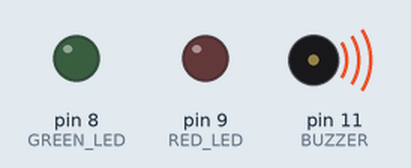
This sketch was run on a simulated Arduino Uno, built with avr-gcc and run on an emulated ATmega328P. Parts: output pins drawn as LEDs (lit = HIGH), buzzer (waves = sounding). Pins used as bus, display or sensor lines are not drawn.

Above: at 0.86 s.
At 3.7 s:
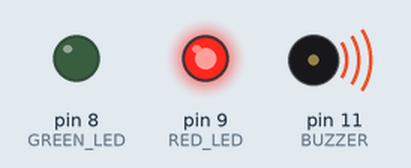
At 4.3 s:
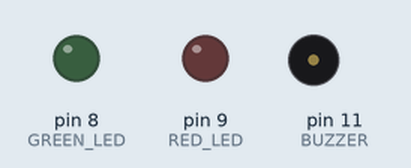
At 8.19 s:
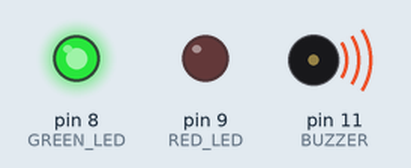
Timing chart, 0 to 10.6 s (numbered marks = the images above):
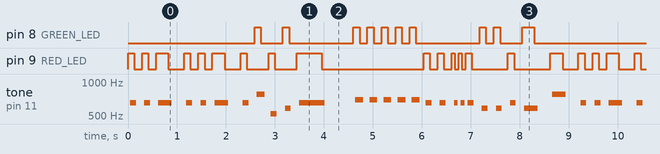

Measured:
- by itself, pin 9 (RED_LED): moves between LOW and HIGH, repeating every 9.2 s
- by itself, tone on pin 11 (BUZZER): plays 656 Hz for 0.12 s, 656 Hz for 0.12 s, 656 Hz for 0.28 s, 656 Hz for 0.12 s, 656 Hz for 0.12 s, 656 Hz for 0.28 s … (114 notes in this stretch)
- by itself, pin 8 (GREEN_LED): repeats every 9.2 s: LOW 0.45 s, HIGH 0.12 s, LOW 1.3 s, 4 × (HIGH 0.13 s, LOW 0.16 s), HIGH 0.13 s, LOW 1.3 s, HIGH 0.12 s, LOW 0.16 s, HIGH 0.12 s, LOW 0.45 s, HIGH 0.25 s, LOW 3.5 s, HIGH 0.13 s

The sketch:

christmas_songs.ino
```cpp
/*
  Arduino Christmas Songs

  Based on a project and code by Dipto Pratyaksa, updated on 31/3/13

  Modified for Christmas by Joshi, on Dec 17th, 2017.

  Adapted by Kevin Peter (github.com/KevzPeter)
*/

#include "pitches.h"

#define BUZZER 11
#define GREEN_LED 8
#define RED_LED 9

// Jingle Bells

int melody[] = {
    NOTE_E5, NOTE_E5, NOTE_E5,
    NOTE_E5, NOTE_E5, NOTE_E5,
    NOTE_E5, NOTE_G5, NOTE_C5, NOTE_D5,
    NOTE_E5,
    NOTE_F5, NOTE_F5, NOTE_F5, NOTE_F5,
    NOTE_F5, NOTE_E5, NOTE_E5, NOTE_E5, NOTE_E5,
    NOTE_E5, NOTE_D5, NOTE_D5, NOTE_E5,
    NOTE_D5, NOTE_G5};

int tempo[] = {
    8, 8, 4,
    8, 8, 4,
    8, 8, 8, 8,
    2,
    8, 8, 8, 8,
    8, 8, 8, 16, 16,
    8, 8, 8, 8,
    4, 4};

// We wish you a merry Christmas

int wish_melody[] = {
    NOTE_B3,
    NOTE_F4, NOTE_F4, NOTE_G4, NOTE_F4, NOTE_E4,
    NOTE_D4, NOTE_D4, NOTE_D4,
    NOTE_G4, NOTE_G4, NOTE_A4, NOTE_G4, NOTE_F4,
    NOTE_E4, NOTE_E4, NOTE_E4,
    NOTE_A4, NOTE_A4, NOTE_B4, NOTE_A4, NOTE_G4,
    NOTE_F4, NOTE_D4, NOTE_B3, NOTE_B3,
    NOTE_D4, NOTE_G4, NOTE_E4,
    NOTE_F4};

int wish_tempo[] = {
    4,
    4, 8, 8, 8, 8,
    4, 4, 4,
    4, 8, 8, 8, 8,
    4, 4, 4,
    4, 8, 8, 8, 8,
    4, 4, 8, 8,
    4, 4, 4,
    2};

void setup(void)
{
    pinMode(GREEN_LED, OUTPUT);
    pinMode(RED_LED, OUTPUT);
    pinMode(BUZZER, OUTPUT);
}

void loop()
{
    // Input the song you wish to play !
    sing(1);
}

void sing(int song)
{
    if (song == 2)
    {
        Serial.println(" 'We wish you a Merry Christmas'");
        int size = sizeof(wish_melody) / sizeof(int);
        playNotes(wish_melody, wish_tempo, size);
    }
    else
    {

        Serial.println(" 'Jingle Bells'");
        int size = sizeof(melody) / sizeof(int);
        playNotes(melody, tempo, size);
    }
}

void playNotes(int melody[], int tempo[], int size)
{
    int prevNote = NULL;
    int currentLED = RED_LED;
    for (int thisNote = 0; thisNote < size; thisNote++)
    {
        // to calculate the note duration, take one second
        // divided by the note type.
        // e.g. quarter note = 1000 / 4, eighth note = 1000/8, etc.
        int noteDuration = 1000 / tempo[thisNote];
        if (prevNote != NULL && prevNote != melody[thisNote])
        {
            currentLED = currentLED == RED_LED ? GREEN_LED : RED_LED;
        }
        digitalWrite(currentLED, HIGH);
        buzz(BUZZER, melody[thisNote], noteDuration);
        digitalWrite(currentLED, LOW);
        // to distinguish the notes, set a minimum time between them.
        // the note's duration + 30% seems to work well:
        int pauseBetweenNotes = noteDuration * 1.30;
        delay(pauseBetweenNotes);

        // stop the tone playing:
        buzz(BUZZER, 0, noteDuration);
        prevNote = melody[thisNote];
    }
}

void buzz(int targetPin, long frequency, long length)
{
    long delayValue = 1000000 / frequency / 2; // calculate the delay value between transitions
    //// 1 second's worth of microseconds, divided by the frequency, then split in half since
    //// there are two phases to each cycle
    long numCycles = frequency * length / 1000; // calculate the number of cycles for proper timing
    //// multiply frequency, which is really cycles per second, by the number of seconds to
    //// get the total number of cycles to produce
    for (long i = 0; i < numCycles; i++)
    {                                  // for the calculated length of time...
        digitalWrite(targetPin, HIGH); // write the buzzer pin high to push out the diaphram
        delayMicroseconds(delayValue); // wait for the calculated delay value
        digitalWrite(targetPin, LOW);  // write the buzzer pin low to pull back the diaphram
        delayMicroseconds(delayValue); // wait again or the calculated delay value
    }
}
```

pitches.h
```cpp
/*************************************************
 * Public Constants
 *************************************************/

#define NOTE_B0 31
#define NOTE_C1 33
#define NOTE_CS1 35
#define NOTE_D1 37
#define NOTE_DS1 39
#define NOTE_E1 41
#define NOTE_F1 44
#define NOTE_FS1 46
#define NOTE_G1 49
#define NOTE_GS1 52
#define NOTE_A1 55
#define NOTE_AS1 58
#define NOTE_B1 62
#define NOTE_C2 65
#define NOTE_CS2 69
#define NOTE_D2 73
#define NOTE_DS2 78
#define NOTE_E2 82
#define NOTE_F2 87
#define NOTE_FS2 93
#define NOTE_G2 98
#define NOTE_GS2 104
#define NOTE_A2 110
#define NOTE_AS2 117
#define NOTE_B2 123
#define NOTE_C3 131
#define NOTE_CS3 139
#define NOTE_D3 147
#define NOTE_DS3 156
#define NOTE_E3 165
#define NOTE_F3 175
#define NOTE_FS3 185
#define NOTE_G3 196
#define NOTE_GS3 208
#define NOTE_A3 220
#define NOTE_AS3 233
#define NOTE_B3 247
#define NOTE_C4 262
#define NOTE_CS4 277
#define NOTE_D4 294
#define NOTE_DS4 311
#define NOTE_E4 330
#define NOTE_F4 349
#define NOTE_FS4 370
#define NOTE_G4 392
#define NOTE_GS4 415
#define NOTE_A4 440
#define NOTE_AS4 466
#define NOTE_B4 494
#define NOTE_C5 523
#define NOTE_CS5 554
#define NOTE_D5 587
#define NOTE_DS5 622
#define NOTE_E5 659
#define NOTE_F5 698
#define NOTE_FS5 740
#define NOTE_G5 784
#define NOTE_GS5 831
#define NOTE_A5 880
#define NOTE_AS5 932
#define NOTE_B5 988
#define NOTE_C6 1047
#define NOTE_CS6 1109
#define NOTE_D6 1175
#define NOTE_DS6 1245
#define NOTE_E6 1319
#define NOTE_F6 1397
#define NOTE_FS6 1480
#define NOTE_G6 1568
#define NOTE_GS6 1661
#define NOTE_A6 1760
#define NOTE_AS6 1865
#define NOTE_B6 1976
#define NOTE_C7 2093
#define NOTE_CS7 2217
#define NOTE_D7 2349
#define NOTE_DS7 2489
#define NOTE_E7 2637
#define NOTE_F7 2794
#define NOTE_FS7 2960
#define NOTE_G7 3136
#define NOTE_GS7 3322
#define NOTE_A7 3520
#define NOTE_AS7 3729
#define NOTE_B7 3951
#define NOTE_C8 4186
#define NOTE_CS8 4435
#define NOTE_D8 4699
#define NOTE_DS8 4978
```
